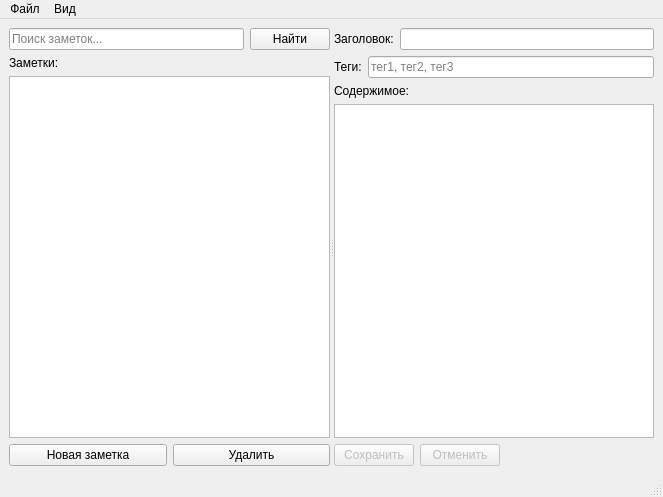
<?xml version="1.0" encoding="UTF-8"?>
<ui version="4.0">
 <class>MainWindow</class>
 <widget class="QMainWindow" name="MainWindow">
  <property name="geometry">
   <rect>
    <x>0</x>
    <y>0</y>
    <width>663</width>
    <height>497</height>
   </rect>
  </property>
  <property name="windowTitle">
   <string>Умный Органайзер</string>
  </property>
  <widget class="QWidget" name="centralwidget">
   <layout class="QHBoxLayout" name="horizontalLayout">
    <item>
     <widget class="QSplitter" name="splitter">
      <property name="orientation">
       <enum>Qt::Horizontal</enum>
      </property>
      <widget class="QWidget" name="left_widget">
       <layout class="QVBoxLayout" name="verticalLayout">
        <item>
         <layout class="QHBoxLayout" name="search_layout">
          <item>
           <widget class="QLineEdit" name="search_input">
            <property name="placeholderText">
             <string>Поиск заметок...</string>
            </property>
           </widget>
          </item>
          <item>
           <widget class="QPushButton" name="search_button">
            <property name="text">
             <string>Найти</string>
            </property>
           </widget>
          </item>
         </layout>
        </item>
        <item>
         <widget class="QLabel" name="notes_label">
          <property name="text">
           <string>Заметки:</string>
          </property>
         </widget>
        </item>
        <item>
         <widget class="QListWidget" name="notes_list"/>
        </item>
        <item>
         <layout class="QHBoxLayout" name="notes_buttons_layout">
          <item>
           <widget class="QPushButton" name="new_note_btn">
            <property name="text">
             <string>Новая заметка</string>
            </property>
           </widget>
          </item>
          <item>
           <widget class="QPushButton" name="delete_note_btn">
            <property name="text">
             <string>Удалить</string>
            </property>
           </widget>
          </item>
         </layout>
        </item>
       </layout>
      </widget>
      <widget class="QWidget" name="right_widget">
       <layout class="QVBoxLayout" name="verticalLayout_2">
        <item>
         <layout class="QHBoxLayout" name="title_layout">
          <item>
           <widget class="QLabel" name="title_label">
            <property name="text">
             <string>Заголовок:</string>
            </property>
           </widget>
          </item>
          <item>
           <widget class="QLineEdit" name="title_input"/>
          </item>
         </layout>
        </item>
        <item>
         <layout class="QHBoxLayout" name="tags_layout">
          <item>
           <widget class="QLabel" name="tags_label">
            <property name="text">
             <string>Теги:</string>
            </property>
           </widget>
          </item>
          <item>
           <widget class="QLineEdit" name="tags_input">
            <property name="placeholderText">
             <string>тег1, тег2, тег3</string>
            </property>
           </widget>
          </item>
         </layout>
        </item>
        <item>
         <widget class="QLabel" name="content_label">
          <property name="text">
           <string>Содержимое:</string>
          </property>
         </widget>
        </item>
        <item>
         <widget class="QTextEdit" name="content_editor"/>
        </item>
        <item>
         <layout class="QHBoxLayout" name="editor_buttons_layout">
          <item>
           <widget class="QPushButton" name="save_btn">
            <property name="enabled">
             <bool>false</bool>
            </property>
            <property name="text">
             <string>Сохранить</string>
            </property>
           </widget>
          </item>
          <item>
           <widget class="QPushButton" name="cancel_btn">
            <property name="enabled">
             <bool>false</bool>
            </property>
            <property name="text">
             <string>Отменить</string>
            </property>
           </widget>
          </item>
          <item>
           <spacer name="horizontalSpacer">
            <property name="orientation">
             <enum>Qt::Horizontal</enum>
            </property>
            <property name="sizeHint" stdset="0">
             <size>
              <width>40</width>
              <height>20</height>
             </size>
            </property>
           </spacer>
          </item>
         </layout>
        </item>
       </layout>
      </widget>
     </widget>
    </item>
   </layout>
  </widget>
  <widget class="QMenuBar" name="menubar">
   <property name="geometry">
    <rect>
     <x>0</x>
     <y>0</y>
     <width>663</width>
     <height>18</height>
    </rect>
   </property>
   <widget class="QMenu" name="menuFile">
    <property name="title">
     <string>Файл</string>
    </property>
    <addaction name="actionNewNote"/>
    <addaction name="separator"/>
    <addaction name="actionExit"/>
   </widget>
   <widget class="QMenu" name="menuView">
    <property name="title">
     <string>Вид</string>
    </property>
    <addaction name="actionRefresh"/>
   </widget>
   <addaction name="menuFile"/>
   <addaction name="menuView"/>
  </widget>
  <widget class="QStatusBar" name="statusbar"/>
  <action name="actionNewNote">
   <property name="text">
    <string>Новая заметка</string>
   </property>
  </action>
  <action name="actionExit">
   <property name="text">
    <string>Выход</string>
   </property>
  </action>
  <action name="actionRefresh">
   <property name="text">
    <string>Обновить список</string>
   </property>
  </action>
 </widget>
 <resources/>
 <connections/>
</ui>
